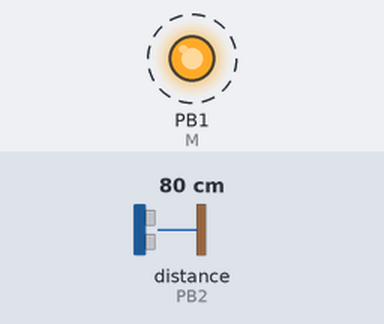
Recording of a sketch running on a simulated ATtiny85, built with avr-gcc and run on an emulated ATtiny85. On the bench: output pins drawn as LEDs (lit = HIGH). Dashed ring = blinking. Inputs (shaded band) come from the test bench; at power-on: distance to the obstacle (sensor on PB2) 80 cm. The echo pulse lasts 58.3 µs per cm; pins used as bus, display or sensor lines are not drawn.

Above: at 1.2 s.
1.3 s: distance to the obstacle (sensor on PB2) set to 2 cm
2.8 s: distance to the obstacle (sensor on PB2) set to 7 cm
At 3.9 s:
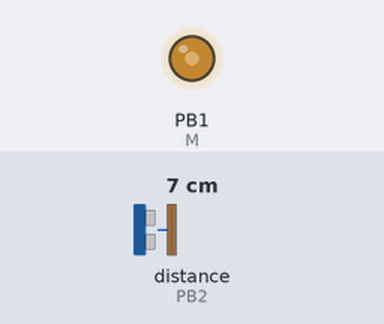
4.3 s: distance to the obstacle (sensor on PB2) set to 10 cm
7.3 s: distance to the obstacle (sensor on PB2) set to 19 cm
10.3 s: distance to the obstacle (sensor on PB2) set to 23 cm
At 10.86 s:
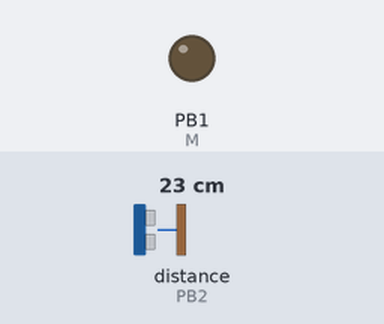
13.3 s: distance to the obstacle (sensor on PB2) set to 18 cm
Timing chart, 0 to 62.3 s (numbered marks = the images above; inputs shaded):
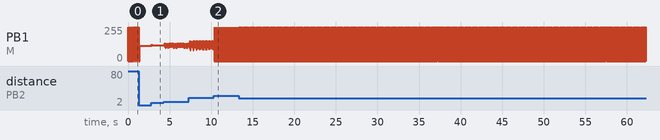

Measured:
- the behaviour switches between 20 and 21 cm on distance to the obstacle (sensor on PB2) (found by bisection; images 1 and 2)
- after the input at 2.8 s, PB1 (M): 115/255 → 120/255 at once

The sketch:

codigo_alpha_mOOve.ino
```cpp
/*
  --------------------------------------------------------------
 |       Project LookEagle 2.0 - placa Digispark                |
 | Button com motor de vibração  ativado por intervalos de      |
 | pulsos conforme a distância do sensor com o obstáculo        |
  --------------------------------------------------------------
  By: Risonaldo Moura
*/

#define T 0 //T é Trig
#define E 2 //E é Echo
#define M 1 //M é motor

void setup()
{
  pinMode (M, OUTPUT); //pino do motor
  pinMode(T, OUTPUT); //Pino Trigger como saída
  pinMode(E, INPUT); //Pino Echo como entrada
}

void loop()
{
  int duracao, cm;//Declaração de variáveis locais

  digitalWrite(M, LOW); //Desliga motor inicialmente
  //pulso Sensor
  digitalWrite(T, LOW);
  delayMicroseconds(2);
  digitalWrite(T, HIGH);
  delayMicroseconds(10);
  digitalWrite(T, LOW);
  duracao = pulseIn(E, HIGH);

  cm = 1+(duracao/58.2);//Equação para distância em centímetros

   if (cm < 100 && cm >0)
   {
    digitalWrite(M, HIGH);//Acionamento do motor
    delay((cm/2)+2);//Tempo que o motor ficará acionado em função da distância
    digitalWrite(M, LOW);//Desligamento do motor
    delay((cm/2)+2);//Tempo para a próxima leitura em função da distância
   }
   else
   {
   digitalWrite(M, LOW);
   }
   cm = 0;
   duracao = 0;
}
```
